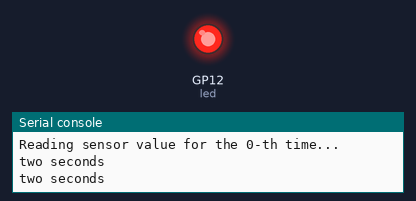
Simulated run of this program. Board: Raspberry Pi Pico running MicroPython. Parts: output pins drawn as LEDs (lit = HIGH), the last lines printed to the serial console. Wiring (from the project's diagram.json): red LED on GP12. The clock reads 2024-03-15 10:24:30 at power-on unless the program sets it.

Above: at 0.2 s.
At 49.5 s:
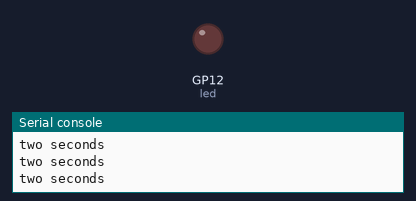
Timing chart, 0 to 52.0 s (numbered marks = the images above):
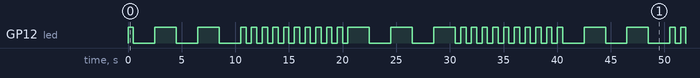

The program:

main.py
```python
import uasyncio as asyncio
from machine import Pin
import time

# Define the LED pin
led = Pin(12, Pin.OUT)
f = 0.5

my_event = asyncio.Event()

# Define a coroutine to blink the LED
async def blink_led():
    while True:
        led.value(not led.value())
        await asyncio.sleep(f)  # Blink every f second

# Define a coroutine to read a sensor (simulated here with a print statement)
async def read_sensor():
    n = 0
    while True:
        # Simulate reading a sensor value
        print(f"Reading sensor value for the {n}-th time...")
        n += 1
        await my_event.wait()
        await asyncio.sleep(0.5)
        my_event.clear()


async def change_freq():
    global f

    while True:
        t = time.time() // 10
        #print(t)
        if t % 2 == 0:
            f = 0.5
            print("half a second")
        else:
            f = 2
            print("two seconds")
            if not my_event.is_set():
                my_event.set()
        await asyncio.sleep(0.1)


# Main coroutine to run both tasks concurrently
async def main():
    # Create tasks for blinking LED and reading sensor
    task1 = asyncio.create_task(blink_led())
    task2 = asyncio.create_task(read_sensor())
    task3 = asyncio.create_task(change_freq())

    # Run tasks concurrently
    print( await asyncio.gather(task1, task2, task3) )

# Run the main coroutine
asyncio.run(main())
```

Measured:
- by itself, GP12 (led): moves between LOW and HIGH, repeating every 40.0 s
- by itself, everything shown: repeats every 40.0 s, in 50 steps
